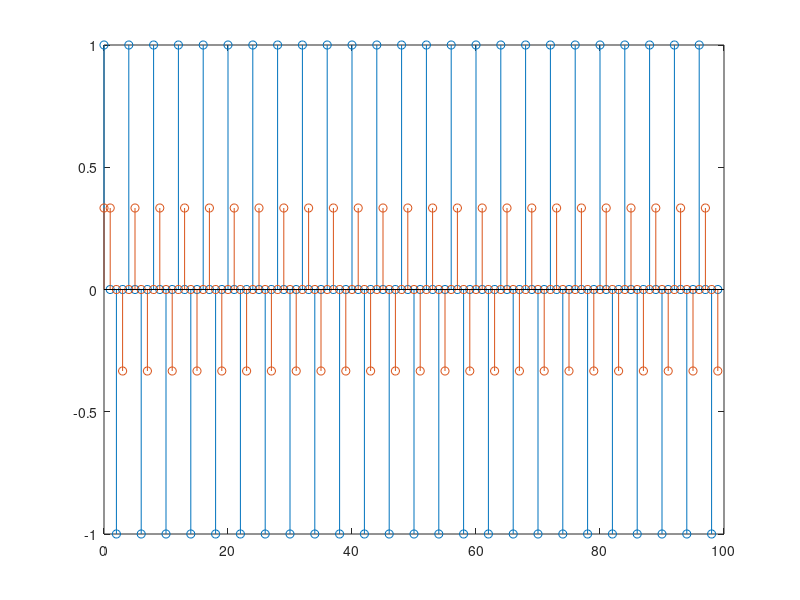

MATLAB code for this plot:
clear all;
close all;
clc;

N = 100;
n = 0:N-1;
x = cos(pi/2*n);

figure;
stem(n, x)

y = filter([1/3 1/3 1/3], [1], x);

hold on;
stem(n, y);

residuez([1 -1], [1 -3/4 1/8])